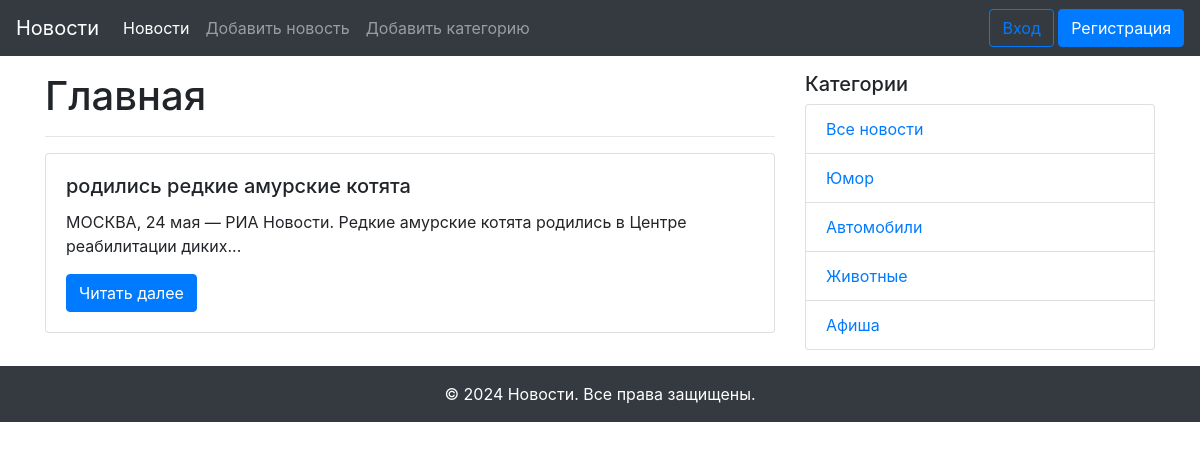
/index, run on the app's committed database.
### app/models.py (models this page shows, shortened)
class News(db.Model):
    id = db.Column(db.Integer, primary_key=True)
    title = db.Column(db.String(255), unique=True, nullable=False)
    text = db.Column(db.Text, nullable=False)
    create_date = db.Column(db.DateTime, default=datetime.utcnow)
    category_id = db.Column(db.Integer, db.ForeignKey('category.id') ,nullable=True)
    category = db.relationship('Category', back_populates='news')
    user_id = db.Column(db.Integer, db.ForeignKey('user.id'))
    user = db.relationship('User', back_populates='news')

class Category(db.Model):
    id = db.Column(db.Integer, primary_key=True)
    title = db.Column(db.String(255), nullable=False)
    news = db.relationship('News', back_populates='category')
    def __repr__(self):
        return f'Category {self.id} : ({self.title})'

### app/views.py (the view)
@app.route('/')
@app.route('/index')
def index():
    news_list = News.query.all()
    categories = Category.query.all()
    print(categories)
    return render_template('index.html', news=news_list,categories=categories)

### app/templates/index.html (shortened to what this page needs)
{% extends 'base.html'%}
{% block content %}
          <h1>Главная</h1>
          <hr>
          {% for one_news in news%}
          <div class="card mb-3">
             <div class="card-body">
                  <h5 class="card-title">{{ one_news.title }}</h5>
                  <p class="card-text">{{ one_news.text|truncate(100) }}</p>
                  <a href="{{ url_for('news_detail', id=one_news.id) }}" class="btn btn-primary">Читать далее</a>
             </div>
          </div>
          {% else %}
            <p class="card-text">Новостей пока нет!</p>
          {% endfor %}
{% endblock content %}

### app/templates/base.html (shortened to what this page needs)
<!DOCTYPE html>
<html lang="ru">
<head>
  <link rel="stylesheet" href="{{ url_for('static', filename='css/bootstrap.min.css') }}">
</head>
<body>
  <div id="wrapper">
   {% include 'navigation.html' %}
    <div class="container my-3">
      <div class="row">
        <div class="col-md-8">
            {% block content %} {% endblock content %}
        </div>
 {% include 'side_navigation.html' %}
      </div>
    </div>
 {% include 'footer.html' %}
  </div>
</body>
</html>

### app/templates/navigation.html (shortened to what this page needs)
<nav class="navbar navbar-expand-md navbar-dark bg-dark">
  <a class="navbar-brand" href="{{ url_for('index') }}">Новости</a>
  <div class="collapse navbar-collapse" id="navbarNav">
    <div class="mr-auto">
      <ul class="navbar-nav">
        <li class="nav-item active">
          <a class="nav-link" href="{{ url_for('index') }}">Новости</a>
        </li>
        <li class="nav-item">
          <a class="nav-link" href="{{ url_for('add_news') }}">Добавить новость</a>
        </li>
        <li class="nav-item">
          <a class="nav-link" href="{{ url_for('add_category') }}">Добавить категорию</a>
        </li>
      </ul>
    </div>
    <div>
      {% if not current_user.is_authenticated %}
        <a class="btn btn-outline-primary" href="{{ url_for('login') }}">Вход</a>
        <a class="btn btn-primary" href="{{ url_for('registration') }}">Регистрация</a>
      {% else %}
        <span class="navbar-text">Пользователь: {{ current_user.name }}</span>
        <a class="btn btn-primary" href="{{ url_for('logout') }}">Выход</a>
      {% endif %}
    </div>
  </div>
</nav>

### app/templates/side_navigation.html
        <div class="col-md-4">
          <h5>Категории</h5>
          <ul class="list-group">
            <li class="list-group-item"><a href="{{url_for('index')}}">Все новости</a></li>
            {%for category in categories%}
              <li class="list-group-item"><a href="{{url_for('category', id=category.id)}}">{{category.title}}</a></li>
            {%endfor%}
          </ul>
        </div>

### app/templates/footer.html
    <footer id="footer" class="bg-dark text-white text-center py-3">
      &copy; 2024 Новости. Все права защищены.
    </footer>

### data on the page
News: title "родились редкие амурские котята", text "МОСКВА, 24 мая — РИА Новости. Редкие амурские котята родились в Центре реабилитации диких..."
Category: title "Юмор"
Category: title "Автомобили"
Category: title "Животные"
Category: title "Афиша"
